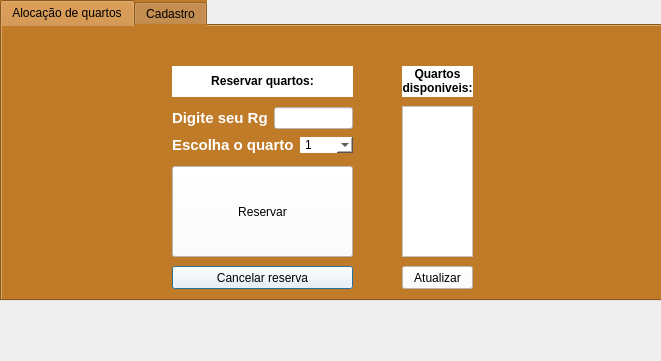
<?xml version="1.0" encoding="UTF-8"?>
<ui version="4.0">
 <class>alocacao</class>
 <widget class="QDialog" name="alocacao">
  <property name="geometry">
   <rect>
    <x>0</x>
    <y>0</y>
    <width>661</width>
    <height>361</height>
   </rect>
  </property>
  <property name="windowTitle">
   <string>Dialog</string>
  </property>
  <widget class="QLabel" name="label">
   <property name="geometry">
    <rect>
     <x>0</x>
     <y>0</y>
     <width>661</width>
     <height>361</height>
    </rect>
   </property>
   <property name="text">
    <string/>
   </property>
   <property name="pixmap">
    <pixmap resource="recursos.qrc">:/imagens/Imagens/hotel.jpg</pixmap>
   </property>
   <property name="scaledContents">
    <bool>true</bool>
   </property>
  </widget>
  <widget class="QTabWidget" name="tabWidget">
   <property name="enabled">
    <bool>true</bool>
   </property>
   <property name="geometry">
    <rect>
     <x>0</x>
     <y>0</y>
     <width>671</width>
     <height>301</height>
    </rect>
   </property>
   <property name="mouseTracking">
    <bool>false</bool>
   </property>
   <property name="tabletTracking">
    <bool>false</bool>
   </property>
   <property name="acceptDrops">
    <bool>false</bool>
   </property>
   <property name="autoFillBackground">
    <bool>false</bool>
   </property>
   <property name="styleSheet">
    <string notr="true">background-color:rgb(191, 123, 40);</string>
   </property>
   <property name="currentIndex">
    <number>0</number>
   </property>
   <property name="usesScrollButtons">
    <bool>true</bool>
   </property>
   <property name="documentMode">
    <bool>false</bool>
   </property>
   <property name="tabsClosable">
    <bool>false</bool>
   </property>
   <property name="movable">
    <bool>false</bool>
   </property>
   <property name="tabBarAutoHide">
    <bool>false</bool>
   </property>
   <widget class="QWidget" name="tab">
    <attribute name="title">
     <string>Alocação de quartos</string>
    </attribute>
    <widget class="QListWidget" name="listWidget">
     <property name="geometry">
      <rect>
       <x>400</x>
       <y>80</y>
       <width>71</width>
       <height>151</height>
      </rect>
     </property>
     <property name="styleSheet">
      <string notr="true">background-color:white;</string>
     </property>
    </widget>
    <widget class="QPushButton" name="btn_cancelarreserva">
     <property name="geometry">
      <rect>
       <x>170</x>
       <y>240</y>
       <width>181</width>
       <height>23</height>
      </rect>
     </property>
     <property name="styleSheet">
      <string notr="true">background-color:white;</string>
     </property>
     <property name="text">
      <string>Cancelar reserva</string>
     </property>
    </widget>
    <widget class="QPushButton" name="btn_reserva">
     <property name="geometry">
      <rect>
       <x>170</x>
       <y>140</y>
       <width>181</width>
       <height>91</height>
      </rect>
     </property>
     <property name="styleSheet">
      <string notr="true">background-color:white;</string>
     </property>
     <property name="text">
      <string>Reservar</string>
     </property>
    </widget>
    <widget class="QLabel" name="label_19">
     <property name="geometry">
      <rect>
       <x>400</x>
       <y>40</y>
       <width>71</width>
       <height>31</height>
      </rect>
     </property>
     <property name="styleSheet">
      <string notr="true">background-color:white;</string>
     </property>
     <property name="text">
      <string>&lt;center&gt;&lt;b&gt;Quartos
&lt;br&gt;disponiveis:</string>
     </property>
    </widget>
    <widget class="QWidget" name="layoutWidget">
     <property name="geometry">
      <rect>
       <x>170</x>
       <y>80</y>
       <width>181</width>
       <height>50</height>
      </rect>
     </property>
     <layout class="QVBoxLayout" name="verticalLayout_4">
      <item>
       <layout class="QHBoxLayout" name="horizontalLayout_13">
        <item>
         <widget class="QLabel" name="label_5">
          <property name="styleSheet">
           <string notr="true">font-size:15px;
color: white;</string>
          </property>
          <property name="text">
           <string>&lt;b&gt;Digite seu Rg</string>
          </property>
         </widget>
        </item>
        <item>
         <widget class="QLineEdit" name="txt_rgreserva">
          <property name="styleSheet">
           <string notr="true">background-color:white;</string>
          </property>
         </widget>
        </item>
       </layout>
      </item>
      <item>
       <layout class="QHBoxLayout" name="horizontalLayout_14">
        <item>
         <widget class="QLabel" name="label_30">
          <property name="styleSheet">
           <string notr="true">font-size:15px;
color: white;</string>
          </property>
          <property name="text">
           <string>&lt;b&gt;Escolha o quarto</string>
          </property>
         </widget>
        </item>
        <item>
         <widget class="QComboBox" name="comboBox">
          <property name="styleSheet">
           <string notr="true">background-color:white;
border-radius:1px;</string>
          </property>
          <item>
           <property name="text">
            <string>1</string>
           </property>
          </item>
          <item>
           <property name="text">
            <string>2</string>
           </property>
          </item>
          <item>
           <property name="text">
            <string>3</string>
           </property>
          </item>
          <item>
           <property name="text">
            <string>4</string>
           </property>
          </item>
          <item>
           <property name="text">
            <string>5</string>
           </property>
          </item>
          <item>
           <property name="text">
            <string>6</string>
           </property>
          </item>
          <item>
           <property name="text">
            <string>7</string>
           </property>
          </item>
          <item>
           <property name="text">
            <string>8</string>
           </property>
          </item>
          <item>
           <property name="text">
            <string>9</string>
           </property>
          </item>
          <item>
           <property name="text">
            <string>10</string>
           </property>
          </item>
         </widget>
        </item>
       </layout>
      </item>
     </layout>
    </widget>
    <widget class="QPushButton" name="pushButton">
     <property name="geometry">
      <rect>
       <x>400</x>
       <y>240</y>
       <width>71</width>
       <height>23</height>
      </rect>
     </property>
     <property name="styleSheet">
      <string notr="true">background-color:white;</string>
     </property>
     <property name="text">
      <string>Atualizar</string>
     </property>
    </widget>
    <widget class="QLabel" name="label_18">
     <property name="geometry">
      <rect>
       <x>170</x>
       <y>40</y>
       <width>181</width>
       <height>31</height>
      </rect>
     </property>
     <property name="styleSheet">
      <string notr="true">background-color:white;</string>
     </property>
     <property name="text">
      <string>&lt;center&gt;&lt;b&gt;Reservar quartos:</string>
     </property>
    </widget>
   </widget>
   <widget class="QWidget" name="tab_2">
    <attribute name="title">
     <string>Cadastro</string>
    </attribute>
    <widget class="QWidget" name="layoutWidget_2">
     <property name="geometry">
      <rect>
       <x>30</x>
       <y>70</y>
       <width>251</width>
       <height>109</height>
      </rect>
     </property>
     <layout class="QVBoxLayout" name="verticalLayout">
      <item>
       <layout class="QHBoxLayout" name="horizontalLayout">
        <item>
         <widget class="QLabel" name="label_2">
          <property name="styleSheet">
           <string notr="true">font-size:15px;
color: white;</string>
          </property>
          <property name="text">
           <string>&lt;b&gt;Nome</string>
          </property>
         </widget>
        </item>
        <item>
         <widget class="QLineEdit" name="txt_nome">
          <property name="styleSheet">
           <string notr="true">background-color:white;
color:black;</string>
          </property>
         </widget>
        </item>
       </layout>
      </item>
      <item>
       <layout class="QHBoxLayout" name="horizontalLayout_2">
        <item>
         <widget class="QLabel" name="label_3">
          <property name="styleSheet">
           <string notr="true">font-size:13px;
color: white;</string>
          </property>
          <property name="text">
           <string>&lt;b&gt;Data de nascimento</string>
          </property>
         </widget>
        </item>
        <item>
         <widget class="QLineEdit" name="txt_nascimento">
          <property name="styleSheet">
           <string notr="true">background-color:white;
color:black;</string>
          </property>
         </widget>
        </item>
       </layout>
      </item>
      <item>
       <layout class="QHBoxLayout" name="horizontalLayout_3">
        <item>
         <widget class="QLabel" name="label_4">
          <property name="styleSheet">
           <string notr="true">font-size:15px;
color: white;</string>
          </property>
          <property name="text">
           <string>&lt;b&gt;Rg</string>
          </property>
         </widget>
        </item>
        <item>
         <widget class="QLineEdit" name="txt_rg">
          <property name="styleSheet">
           <string notr="true">background-color:white;
color:black;</string>
          </property>
         </widget>
        </item>
       </layout>
      </item>
     </layout>
    </widget>
    <widget class="QPushButton" name="btn_cadastrar">
     <property name="enabled">
      <bool>true</bool>
     </property>
     <property name="geometry">
      <rect>
       <x>30</x>
       <y>200</y>
       <width>249</width>
       <height>41</height>
      </rect>
     </property>
     <property name="mouseTracking">
      <bool>false</bool>
     </property>
     <property name="tabletTracking">
      <bool>false</bool>
     </property>
     <property name="acceptDrops">
      <bool>false</bool>
     </property>
     <property name="autoFillBackground">
      <bool>false</bool>
     </property>
     <property name="styleSheet">
      <string notr="true">background-color:white;
border-radius:5px;</string>
     </property>
     <property name="text">
      <string>Cadastrar</string>
     </property>
     <property name="checkable">
      <bool>false</bool>
     </property>
     <property name="autoRepeat">
      <bool>false</bool>
     </property>
     <property name="autoExclusive">
      <bool>false</bool>
     </property>
     <property name="autoDefault">
      <bool>false</bool>
     </property>
     <property name="default">
      <bool>false</bool>
     </property>
     <property name="flat">
      <bool>false</bool>
     </property>
    </widget>
    <widget class="QLabel" name="label_6">
     <property name="geometry">
      <rect>
       <x>30</x>
       <y>30</y>
       <width>251</width>
       <height>31</height>
      </rect>
     </property>
     <property name="styleSheet">
      <string notr="true">background-color:white;</string>
     </property>
     <property name="text">
      <string>&lt;center&gt;&lt;b&gt;Cadastro rápido:</string>
     </property>
    </widget>
    <widget class="QLabel" name="label_12">
     <property name="geometry">
      <rect>
       <x>380</x>
       <y>30</y>
       <width>251</width>
       <height>31</height>
      </rect>
     </property>
     <property name="styleSheet">
      <string notr="true">background-color:white;</string>
     </property>
     <property name="text">
      <string>&lt;center&gt;&lt;b&gt;Consultar cadastro:</string>
     </property>
    </widget>
    <widget class="QPushButton" name="btn_consultarcadastro">
     <property name="enabled">
      <bool>true</bool>
     </property>
     <property name="geometry">
      <rect>
       <x>380</x>
       <y>200</y>
       <width>249</width>
       <height>41</height>
      </rect>
     </property>
     <property name="mouseTracking">
      <bool>false</bool>
     </property>
     <property name="tabletTracking">
      <bool>false</bool>
     </property>
     <property name="acceptDrops">
      <bool>false</bool>
     </property>
     <property name="autoFillBackground">
      <bool>false</bool>
     </property>
     <property name="styleSheet">
      <string notr="true">background-color:white;
border-radius:5px;</string>
     </property>
     <property name="text">
      <string>Consultar</string>
     </property>
     <property name="checkable">
      <bool>false</bool>
     </property>
     <property name="autoRepeat">
      <bool>false</bool>
     </property>
     <property name="autoExclusive">
      <bool>false</bool>
     </property>
     <property name="autoDefault">
      <bool>false</bool>
     </property>
     <property name="default">
      <bool>false</bool>
     </property>
     <property name="flat">
      <bool>false</bool>
     </property>
    </widget>
    <widget class="QListWidget" name="listWidget_3">
     <property name="geometry">
      <rect>
       <x>380</x>
       <y>80</y>
       <width>251</width>
       <height>81</height>
      </rect>
     </property>
     <property name="styleSheet">
      <string notr="true">background-color:white;</string>
     </property>
    </widget>
    <widget class="QLabel" name="label_8">
     <property name="geometry">
      <rect>
       <x>320</x>
       <y>0</y>
       <width>16</width>
       <height>281</height>
      </rect>
     </property>
     <property name="styleSheet">
      <string notr="true">background-color:white;</string>
     </property>
     <property name="text">
      <string/>
     </property>
    </widget>
    <widget class="QWidget" name="layoutWidget_3">
     <property name="geometry">
      <rect>
       <x>380</x>
       <y>170</y>
       <width>251</width>
       <height>22</height>
      </rect>
     </property>
     <layout class="QHBoxLayout" name="horizontalLayout_4">
      <item>
       <widget class="QLabel" name="label_7">
        <property name="styleSheet">
         <string notr="true">font-size:15px;
color: white;</string>
        </property>
        <property name="text">
         <string>&lt;b&gt;Digite seu RG:</string>
        </property>
       </widget>
      </item>
      <item>
       <widget class="QLineEdit" name="txt_rg_2">
        <property name="styleSheet">
         <string notr="true">background-color:white;
color:black;</string>
        </property>
       </widget>
      </item>
     </layout>
    </widget>
   </widget>
  </widget>
 </widget>
 <resources>
  <include location="recursos.qrc"/>
 </resources>
 <connections/>
</ui>
